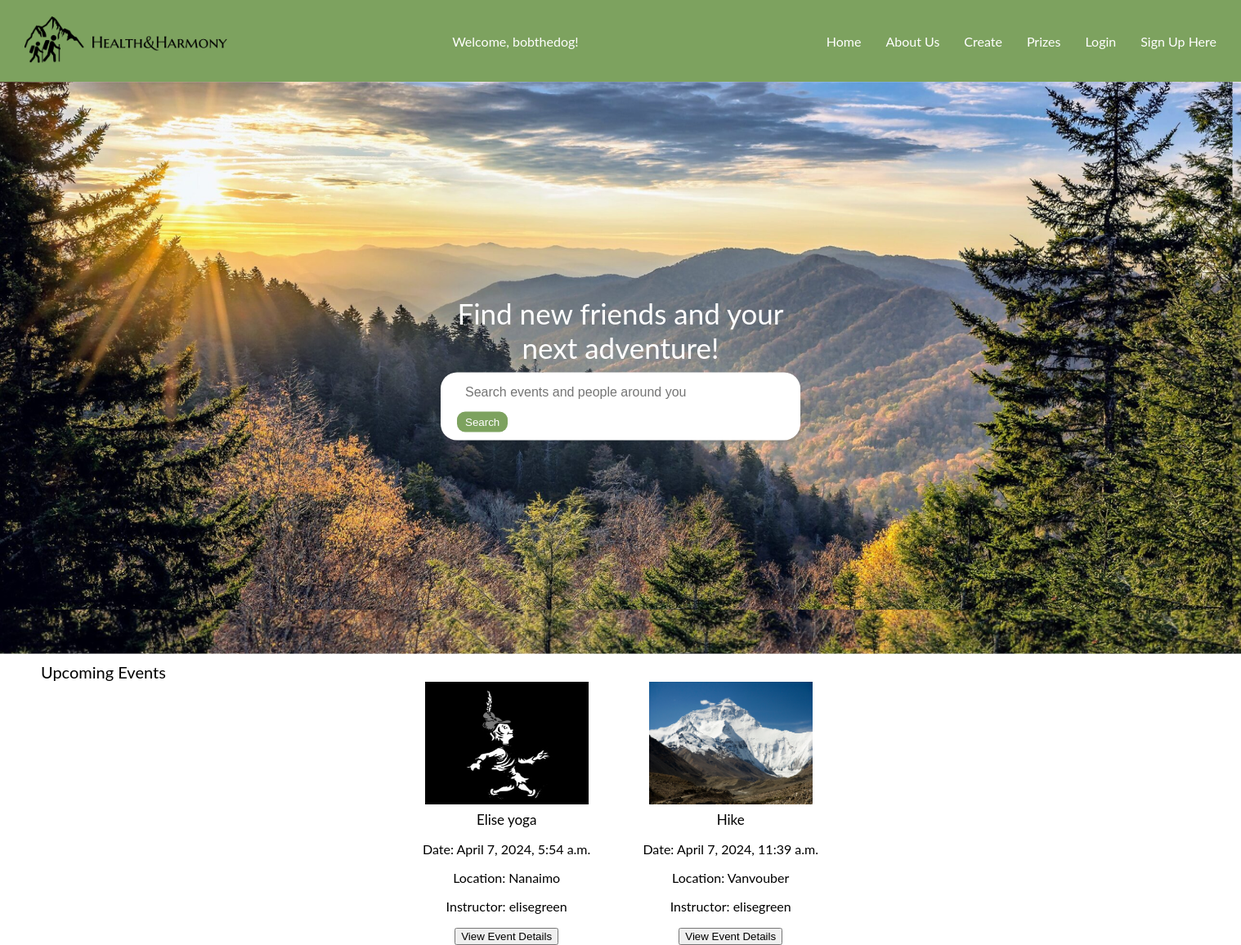
Screenshot of / (signed in) with the database file from the repository.
### applet/models.py (models this page shows)
class Event(models.Model):
    event_name = models.CharField(max_length=100)
    event_date = models.DateTimeField("Event date", default= datetime.now)
    location = models.CharField(max_length=200)
    instructor = models.CharField(max_length=200)
    description = models.CharField(max_length=500)
    attendees = models.ManyToManyField(User, related_name='attended_events',  blank=True)
    image = models.ImageField(upload_to='event_images/')
    coins = models.IntegerField(default=0)

### applet/views.py (the view)
# urls.py: path("", home, name="home"),
def home(request):
    events = Event.objects.all()
    return render(request, 'home2.html', {'events': events})

### applet/templates/home2.html (shortened to what this page needs)
<!DOCTYPE html>
<html lang="en">
<head>
<link rel="stylesheet" href="/applet/static/styles.css">
</head>
<body>
<div class="navbar">
    <div>
        <img src="/applet/static/images/Logo.png" alt="Logo" class="logo">
    </div>
    {% if request.user.is_authenticated %}
    <p>Welcome, {{ request.user.username }}!</p>
{% else %}
    <p>Welcome, Guest!</p>
{% endif %}
    <div class="nav-links">
        <a href="/">Home</a>
        <a href="{% url 'about_us' %}">About Us</a></li>
        <a href="{% url 'upload_event' %}">Create</a>
        <a href="{% url 'prize_list' %}">Prizes</a>
        <a href="{% url 'login' %}">Login</a>
        <a href="{% url 'signup' %}">Sign Up Here</a>
    </div>
</div>
<div class="placeholder-image">
<img src="/applet/static/images/home_background.png" >
    <div class="search-bar-container">
        <div class="find-friends-text">
            Find new friends and your next adventure!
        </div>
        <div class="search-bar">
            <input type="text" placeholder="Search events and people around you" list="events">
            <button>Search</button>
        </div>
    </div>
</div>
<div class="upcoming-events">
    <div class="UE-title">Upcoming Events</div>
    <div class="event-container">
        {% for event in events %}
        <div class="event">
            <div class="event-image">
                <a href="#"><img src="{{ event.image.url }}" alt="{{ event.event_name }}"></a>
            </div>
            <div class="event-label">{{ event.event_name }}</div>
            <div class="event-details">
                <p>Date: {{ event.event_date }}</p>
                <p>Location: {{ event.location }}</p>
                <p>Instructor: {{ event.instructor }}</p>
                <form class="callDjangoFunctionForm" action="{% url 'event_display' %}" method="post">
                    <button type="submit">View Event Details</button>
                </form>
            </div>
        </div>
        {% endfor %}
    </div>
</div>
</body>
</html>

### applet/static/styles.css (style rules this page uses)
body { margin: 0; padding: 0; font-family: 'Lato', sans-serif; }
.navbar { display: flex; justify-content: space-between; align-items: center; padding: 20px 30px; background-color: #7DA25F; color: #fff; }
.logo { width: 250px; height: auto; }
.nav-links { display: flex; }
.nav-links a { color: #fff; text-decoration: none; margin-left: 30px; }
.placeholder-image { width: 100%; height: 700px; background-image: url('/static/home_background.png'); background-size: cover; background-position: center; margin-top: 0px; position: relative; }
.search-bar-container { position: absolute; top: 50%; left: 50%; transform: translate(-50%, -50%); width: 80%; max-width: 400px; display: flex; flex-direction: column; align-items: center; }
.search-bar { width: 100%; background-color: #fff; border-radius: 20px; padding: 10px 20px; box-shadow: 0 2px 4px rgba(0, 0, 0, 0.1); }
.search-bar input { width: 100%; border: none; outline: none; padding: 5px 10px; font-size: 16px; border-radius: 10px; }
.search-bar button { background-color: #7DA25F; color: #fff; border: none; padding: 5px 10px; border-radius: 10px; margin-top: 10px; cursor: pointer; }
.find-friends-text { color: #FFFFFF; text-align: center; font-size: 35px; margin-bottom: 10px; max-width: 400px; margin-left: auto; margin-right: auto; word-wrap: break-word; font-family: 'Lato', sans-serif; }
.upcoming-events { text-align: center; margin-top: 0px; }
.event { display: inline-block; margin: 0 30px; text-align: center; transition: transform 0.3s; }
.event-image img { width: 200px; height: 150px; cursor: pointer; }
.UE-title { font-size: 20px; margin-top: 10px; text-align: left; padding-left: 50px; }
.event-label { font-size: 17px; margin-top: 5px; }

### rows the page displays
Event: image (picture), event_name "Elise yoga", event_date "April 7, 2024, 5:54 a.m.", location "Nanaimo", instructor "elisegreen"
Event: image (picture), event_name "Hike", event_date "April 7, 2024, 11:39 a.m.", location "Vanvouber", instructor "elisegreen"

### other values shown
{{ request.user.username }} "bobthedog"
